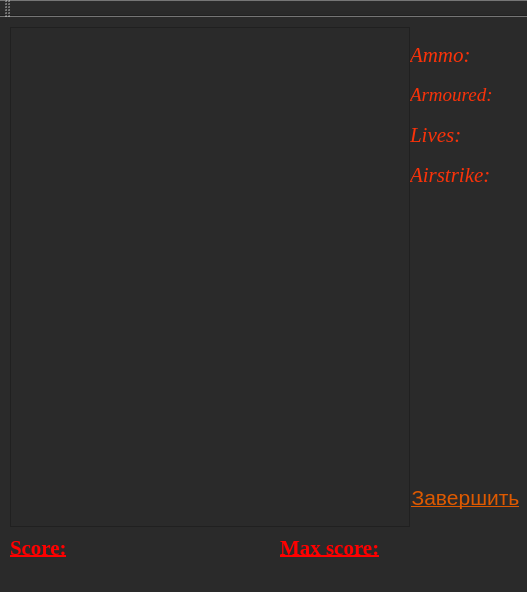
<?xml version="1.0" encoding="UTF-8"?>
<ui version="4.0">
 <class>Mediator</class>
 <widget class="QMainWindow" name="Mediator">
  <property name="geometry">
   <rect>
    <x>0</x>
    <y>0</y>
    <width>527</width>
    <height>592</height>
   </rect>
  </property>
  <property name="windowTitle">
   <string>Tanks v 1_3</string>
  </property>
  <property name="styleSheet">
   <string notr="true">background-color: rgb(42, 42, 42);</string>
  </property>
  <widget class="QWidget" name="centralWidget">
   <widget class="QGraphicsView" name="graphicsView">
    <property name="geometry">
     <rect>
      <x>10</x>
      <y>10</y>
      <width>400</width>
      <height>500</height>
     </rect>
    </property>
   </widget>
   <widget class="QLabel" name="status_ammo">
    <property name="geometry">
     <rect>
      <x>410</x>
      <y>30</y>
      <width>111</width>
      <height>16</height>
     </rect>
    </property>
    <property name="font">
     <font>
      <family>Times New Roman</family>
      <pointsize>16</pointsize>
      <italic>true</italic>
     </font>
    </property>
    <property name="styleSheet">
     <string notr="true">color: rgb(250, 50, 9);</string>
    </property>
    <property name="text">
     <string>Ammo:</string>
    </property>
   </widget>
   <widget class="QLabel" name="status_armored">
    <property name="geometry">
     <rect>
      <x>410</x>
      <y>70</y>
      <width>111</width>
      <height>16</height>
     </rect>
    </property>
    <property name="font">
     <font>
      <family>Times New Roman</family>
      <pointsize>14</pointsize>
      <italic>true</italic>
     </font>
    </property>
    <property name="styleSheet">
     <string notr="true">color:rgb(250, 50, 9)</string>
    </property>
    <property name="text">
     <string>Armoured:</string>
    </property>
   </widget>
   <widget class="QLabel" name="status_lives">
    <property name="geometry">
     <rect>
      <x>410</x>
      <y>110</y>
      <width>111</width>
      <height>16</height>
     </rect>
    </property>
    <property name="font">
     <font>
      <family>Times New Roman</family>
      <pointsize>16</pointsize>
      <italic>true</italic>
     </font>
    </property>
    <property name="styleSheet">
     <string notr="true">color: rgb(250, 50, 9);</string>
    </property>
    <property name="text">
     <string>Lives:</string>
    </property>
   </widget>
   <widget class="QLabel" name="status_score">
    <property name="geometry">
     <rect>
      <x>10</x>
      <y>520</y>
      <width>261</width>
      <height>21</height>
     </rect>
    </property>
    <property name="font">
     <font>
      <family>Times New Roman</family>
      <pointsize>16</pointsize>
      <weight>75</weight>
      <bold>true</bold>
      <underline>true</underline>
     </font>
    </property>
    <property name="styleSheet">
     <string notr="true">color: rgb(255, 0, 0);</string>
    </property>
    <property name="text">
     <string>Score:</string>
    </property>
   </widget>
   <widget class="QLabel" name="status_max_score">
    <property name="geometry">
     <rect>
      <x>280</x>
      <y>520</y>
      <width>241</width>
      <height>21</height>
     </rect>
    </property>
    <property name="font">
     <font>
      <family>Times New Roman</family>
      <pointsize>16</pointsize>
      <weight>75</weight>
      <bold>true</bold>
      <underline>true</underline>
     </font>
    </property>
    <property name="styleSheet">
     <string notr="true">color: rgb(255, 0, 0);</string>
    </property>
    <property name="text">
     <string>Max score:</string>
    </property>
   </widget>
   <widget class="QPushButton" name="pushButton">
    <property name="geometry">
     <rect>
      <x>410</x>
      <y>460</y>
      <width>111</width>
      <height>41</height>
     </rect>
    </property>
    <property name="font">
     <font>
      <pointsize>16</pointsize>
      <underline>true</underline>
     </font>
    </property>
    <property name="cursor">
     <cursorShape>PointingHandCursor</cursorShape>
    </property>
    <property name="styleSheet">
     <string notr="true">color: rgb(222, 89, 0);</string>
    </property>
    <property name="text">
     <string>Завершить</string>
    </property>
    <property name="flat">
     <bool>true</bool>
    </property>
   </widget>
   <widget class="QLabel" name="status_air">
    <property name="geometry">
     <rect>
      <x>410</x>
      <y>150</y>
      <width>111</width>
      <height>16</height>
     </rect>
    </property>
    <property name="font">
     <font>
      <family>Times New Roman</family>
      <pointsize>16</pointsize>
      <italic>true</italic>
     </font>
    </property>
    <property name="styleSheet">
     <string notr="true">color: rgb(250, 50, 9);</string>
    </property>
    <property name="text">
     <string>Airstrike:</string>
    </property>
   </widget>
  </widget>
  <widget class="QMenuBar" name="menuBar">
   <property name="geometry">
    <rect>
     <x>0</x>
     <y>0</y>
     <width>527</width>
     <height>20</height>
    </rect>
   </property>
  </widget>
  <widget class="QToolBar" name="mainToolBar">
   <attribute name="toolBarArea">
    <enum>TopToolBarArea</enum>
   </attribute>
   <attribute name="toolBarBreak">
    <bool>false</bool>
   </attribute>
  </widget>
  <widget class="QStatusBar" name="statusBar"/>
 </widget>
 <layoutdefault spacing="6" margin="11"/>
 <resources/>
 <connections/>
</ui>
